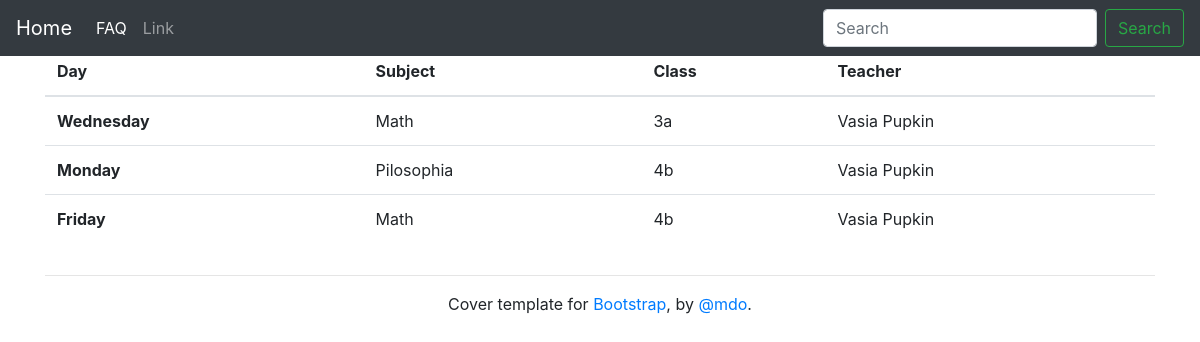
The app's page /schedule/ (signed in) with its own data.
### schedule/models.py (models this page shows)
class SheduleItem(models.Model):
    day= models.PositiveSmallIntegerField(default=0, choices=DAYS_OF_WEEK)
    even_odd= models.CharField(max_length=1, choices=EVEN_ODD, blank=True)
    teacher = models.ForeignKey(Teacher, on_delete=models.CASCADE)
    subject = models.ForeignKey(Subject, on_delete=models.CASCADE)
    grade = models.ForeignKey(Grade, on_delete=models.CASCADE)
    time = models.ForeignKey(LessonTime, on_delete=models.CASCADE)
    room = models.ForeignKey(ClassRoom, on_delete=models.CASCADE)
    def __str__(self):
        return DAYS_OF_WEEK[int(self.day)][1]

class Subject(models.Model):
    name = models.CharField(max_length=30)
    description = models.TextField()
    def __str__(self):
        return self.name

class Grade(models.Model):
    name = models.CharField(max_length=3)
    def __str__(self):
        return self.name

class Teacher(models.Model):
    name = models.CharField(max_length=30)
    surname = models.CharField(max_length=30)
    description = models.TextField()
    subject = models.ForeignKey(Subject, on_delete=models.CASCADE)
    onDuty = models.BooleanField(default = True)
    def __str__(self):
        return self.name + ' '+ self.surname

### schedule/views.py (the view)
class ScheduleView (ListView):
    model = SheduleItem
    template_name = 'schedule/index.html'
    context_object_name = 'schedules'
    @method_decorator(login_required)
    def dispatch(self, *args, **kwargs):
        return super(ScheduleView, self).dispatch(*args, **kwargs)

### schedule/templates/schedule/index.html (shortened to what this page needs)
{% extends 'app/base.html' %}
{% block header %}
    <nav class="navbar navbar-expand-md navbar-dark fixed-top bg-dark">
        <a class="navbar-brand" href="{% url 'dashboard' %}">Home</a>
        <div class="collapse navbar-collapse" id="navbarsExampleDefault">
          <ul class="navbar-nav mr-auto">
            <li class="nav-item active">
              <a class="nav-link" href="#">FAQ <span class="sr-only">(current)</span></a>
            </li>
            <li class="nav-item">
              <a class="nav-link" href="#">Link</a>
            </li>
          </ul>
          <form class="form-inline my-2 my-lg-0">
            <input class="form-control mr-sm-2" type="text" placeholder="Search" aria-label="Search">
            <button class="btn btn-outline-success my-2 my-sm-0" type="submit">Search</button>
          </form>
        </div>
      </nav>
{% endblock %}
{% block page %}
    <main role="main">
        <div class="container">
          <div class="row">
            <div class="col-md-12">
              <h2>Week schedule</h2>
              <div class="table-responsive">
                    <table class="table">
                        <thead>
                            <tr>
                                <th scope="col">Day</th>
                                <th scope="col">Subject</th>
                                <th scope="col">Class</th>
                                <th scope="col">Teacher</th>
                            </tr>
                        </thead>
                        <tbody>
                            {% for schedule in schedules %}
                                <tr>
                                    <th scope="row">{{schedule}}</th>
                                    <td>{{schedule.subject}}</td>
                                    <td>{{schedule.grade}}</td>
                                    <td>{{schedule.teacher}}</td>
                                </tr>
                            {% endfor %}
                        </tbody>
                    </table>
                  </div>
            </div>
          </div>
          <hr>
        </div>
    </main>
{% endblock %}

### records on screen
SheduleItem: day "Wednesday", subject "Math", grade "3a", teacher "Vasia Pupkin"
SheduleItem: day "Monday", subject "Pilosophia", grade "4b", teacher "Vasia Pupkin"
SheduleItem: day "Friday", subject "Math", grade "4b", teacher "Vasia Pupkin"
